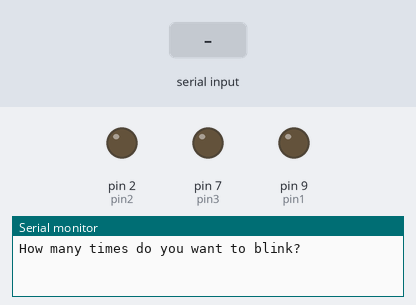
This sketch was run on a simulated Arduino Uno, built with avr-gcc and run on an emulated ATmega328P. Shown: output pins drawn as LEDs (lit = HIGH), the last lines printed to the serial monitor. Dashed ring = blinking. The inputs (shaded band) are chosen by the test bench.

Above: at 1.2 s.
1.3 s: "90,45\n" received over Serial
At 1.4 s:
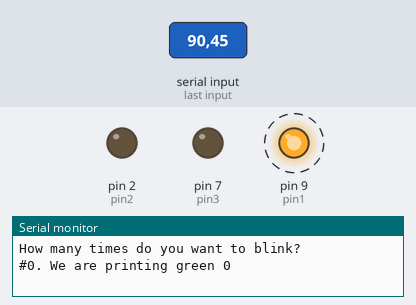
At 37.44 s:
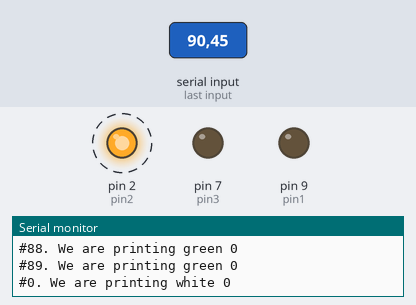
Timing chart, 0 to 39.2 s (numbered marks = the images above; inputs shaded):
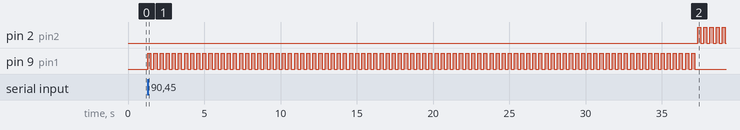

Measured:
- after the input at 1.3 s, pin 2 (pin2): alternates HIGH for 0.20 s and LOW for 0.20 s, starting after 36.0 s; pin 9 (pin1): alternates HIGH for 0.20 s and LOW for 0.20 s, 180 changes in all, then stays LOW, starting at once

The sketch:

sketch_01.ino
```cpp
const int pin1 = 9, pin2  = 2, pin3 = 7, holdTime = 200;
int count = 0, i, total = 0, till;
void setup() {
  Serial.begin(9400);
  pinMode(pin1,OUTPUT);
  pinMode(pin2,OUTPUT);
  pinMode(pin3,OUTPUT);
}
void print(int i,String s){
  Serial.print("#");
  Serial.print(i);
  Serial.print(". We are printing "+s);
  Serial.println(total);
}
void loop() {
  if(count == 6){
    digitalWrite(pin3,HIGH);
    delay(holdTime+1000);
    count = 0;
    digitalWrite(pin3,LOW);
  }
  count++;
  Serial.print("How many times do you want to blink?");
  while(!Serial.available()){}
  till = Serial.parseInt();
  Serial.println();
  for(i = 0; i<till; i++){
    print(i,"green ");
    digitalWrite(pin1,51);
    delay(holdTime);
    digitalWrite(pin1,0);
    delay(holdTime);
  }
  for(i = 0; i<till; i++){
    print(i,"white ");
    digitalWrite(pin2,HIGH);
   delay(holdTime);
   digitalWrite(pin2,LOW);
   delay(holdTime);
  }
  //if(holdTime  == 500) holdTime = 1000;
  //else holdTime = 500;
  total++;
}
```
